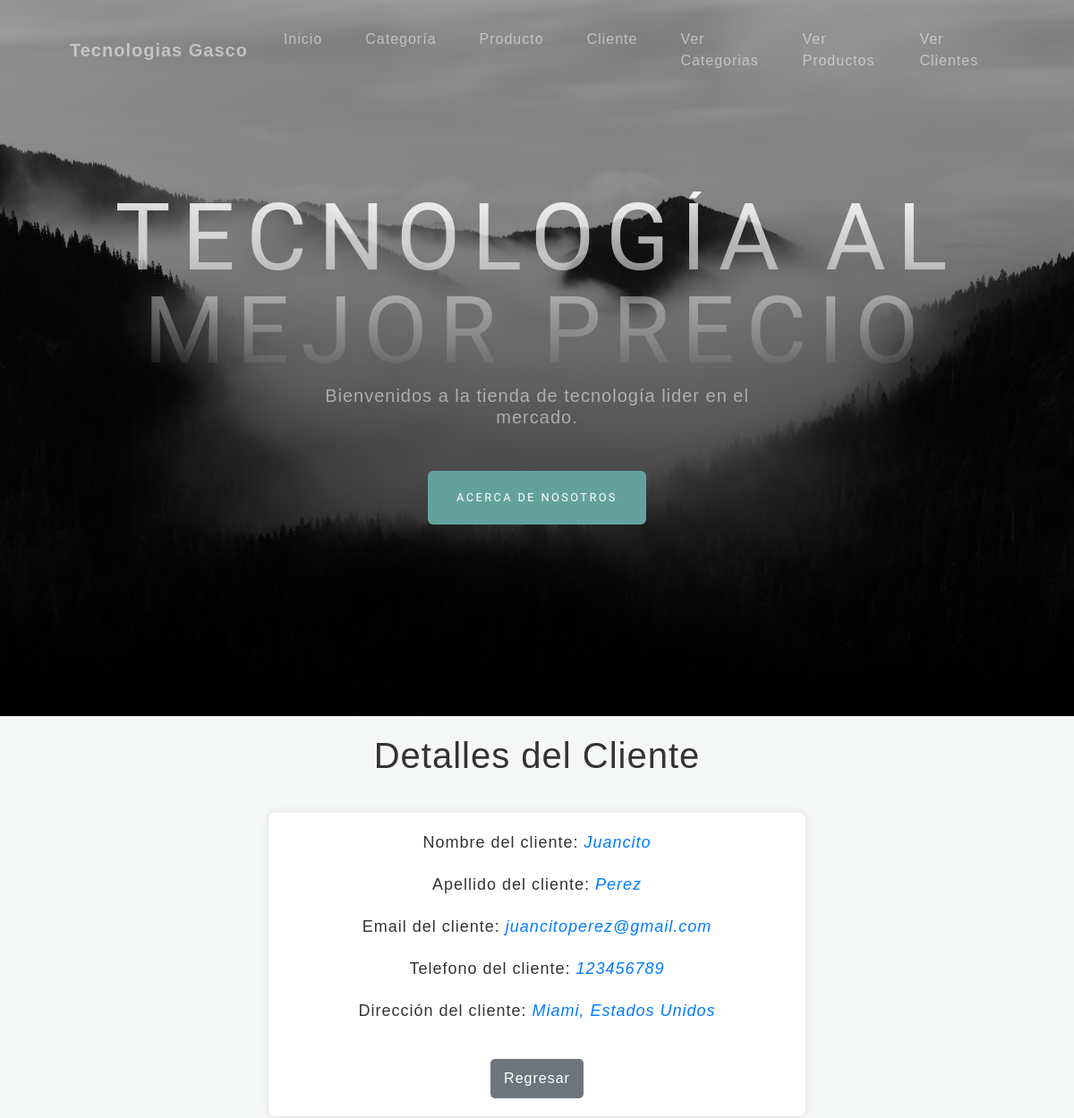
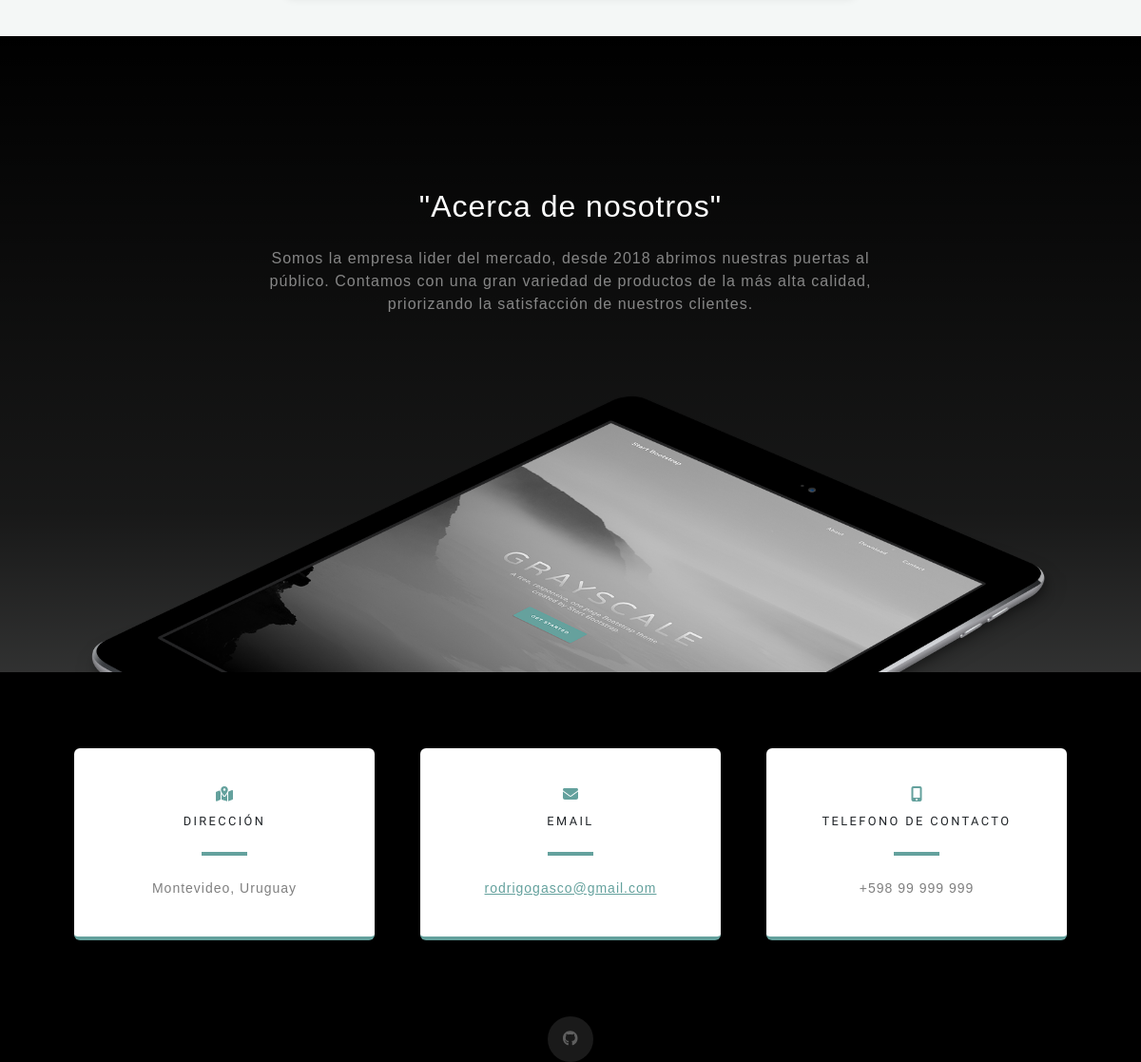
/cliente/detalle/6/, run on the app's committed database (2 pictures, top to bottom).
### AppGasco/models.py (models this page shows, shortened)
class Cliente(models.Model):
    nombre_cliente = models.CharField(max_length=40)
    apellido = models.CharField(max_length=40)
    email = models.EmailField()
    telefono = models.CharField (max_length=20)
    direccion = models.TextField()

### AppGasco/views_clases.py (the view)
# urls.py: path('cliente/detalle/<int:pk>/', views_clases.ClienteDetalle.as_view(), name='Detail_Cliente'),
class ClienteDetalle(DetailView):
    model = Cliente
    template_name = "appgasco/Vistas_Clase_Cliente/cliente_detalle.html"

### AppGasco/templates/appgasco/Vistas_Clase_Cliente/cliente_detalle.html (shortened to what this page needs)
{% extends 'AppGasco/index.html' %}
{% load static %}
{% block main %}
<h1>Detalles del Cliente</h1>
<div class="cliente-details">
    <p>Nombre del cliente: <i>{{ cliente.nombre_cliente }}</i></p>
    <p>Apellido del cliente: <i>{{ cliente.apellido }}</i></p>
    <p>Email del cliente: <i>{{ cliente.email }}</i></p>
    <p>Telefono del cliente: <i>{{ cliente.telefono }}</i></p>
    <p>Dirección del cliente: <i>{{ cliente.direccion }}</i></p>
    <a href="{% url 'List_Cliente' %}" class="back-button">Regresar</a>
</div>
{% endblock main %}

### AppGasco/templates/appgasco/Vistas_Clase_Cliente/cliente_detalle.html (style rules this page uses)
body { font-family: Arial, sans-serif; background-color: #f4f7f6; margin: 0; padding: 0; }
h1 { color: #333; text-align: center; margin-top: 20px; }
.cliente-details { width: 50%; margin: 40px auto; padding: 20px; background-color: #fff; border-radius: 8px; box-shadow: 0 0 10px rgba(0, 0, 0, 0.1); text-align: center; }
.cliente-details p { color: #333; font-size: 18px; margin-bottom: 20px; }
.cliente-details i { font-style: italic; color: #007bff; }
.back-button { display: inline-block; margin-top: 20px; padding: 10px 15px; background-color: #6c757d; color: #fff; border-radius: 5px; text-decoration: none; font-size: 16px; transition: background-color 0.3s ease; }

### data on the page
Cliente: nombre_cliente "Juancito", apellido "Perez", email "juancitoperez@gmail.com", telefono "123456789", direccion "Miami, Estados Unidos"
